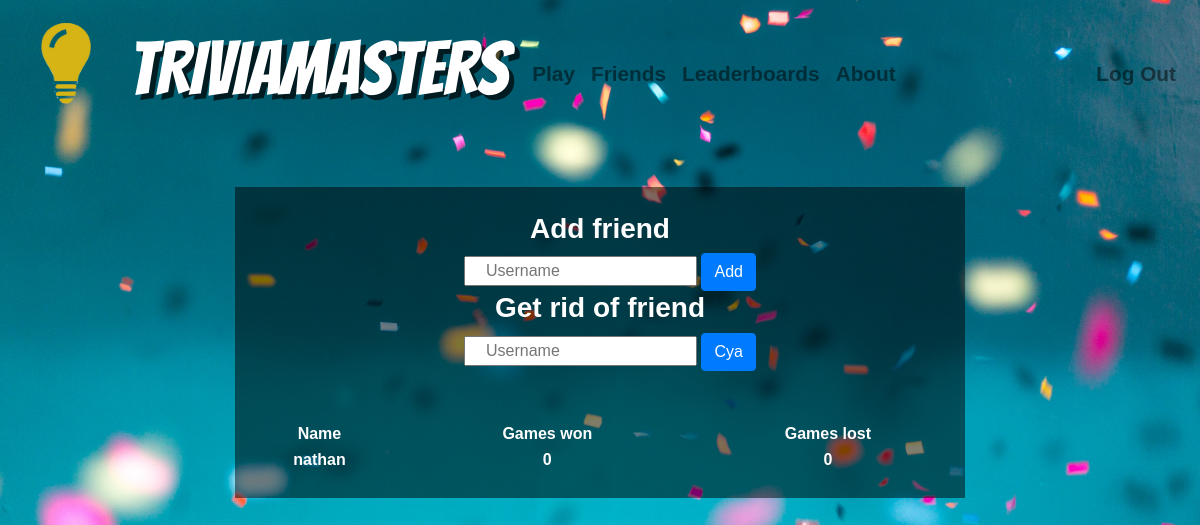
/friends (signed in), run on an earlier commit of the app's database.
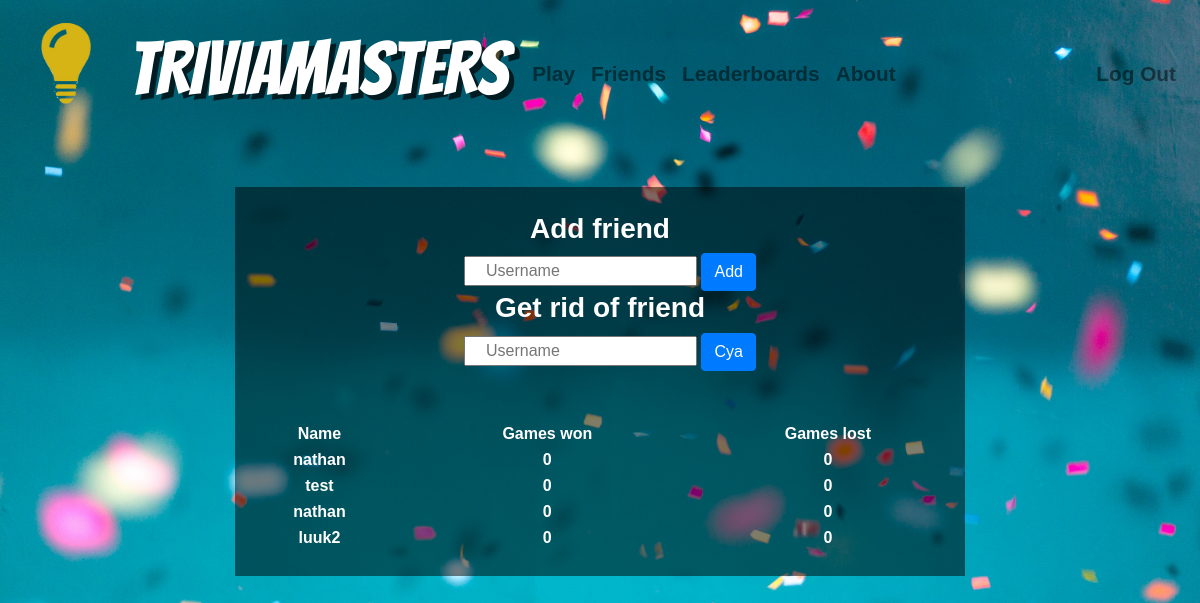
And on a later commit of the database.
### tables this page shows
CREATE TABLE 'friends' ('username' , 'friend' , 'games' , 'lose' , 'won' integer);

### application.py (the view)
@app.route("/friends", methods=["GET", "POST"])
@login_required
def findfriends():
    if request.method == "GET":
        username = db.execute("SELECT username FROM users WHERE id = :id", id = session["user_id"])
        for i in username:
            for name in i:
                username = i[name]
        ownfriends = db.execute("SELECT * FROM friends WHERE username = :username", username = username)
        reversefriends = db.execute("SELECT * FROM friends WHERE friend = :friend", friend = username)
        for i in reversefriends:
            dude = i["username"]
            i["username"] = i["friend"]
            i["friend"] = dude
        portfolio_contents = ownfriends + reversefriends
        return render_template("friends.html", portfolio_contents = portfolio_contents)
    else:
        return render_template("friends.html")

### application.py (called while the page is built)
@app.after_request
def after_request(response):
    response.headers["Cache-Control"] = "no-cache, no-store, must-revalidate"
    response.headers["Expires"] = 0
    response.headers["Pragma"] = "no-cache"
    return response

### helpers.py (called while the page is built)
def login_required(f):
    @wraps(f)
    def decorated_function(*args, **kwargs):
        if session.get("user_id") is None:
            return redirect("/login")
        return f(*args, **kwargs)
    return decorated_function

### templates/friends.html (shortened to what this page needs)
{% extends "layout.html" %}
{% block main %}
    <field>
        <h3>Add friend</h3>
        <form action="/addfriend" method="post">
            <div class="form-start">
                <input autocomplete="off" autofocus class="form-start" name="addusername" placeholder="Username" type="text">
            </div>
            <button class="btn btn-primary" class= "form-start" name="addfriend" type="submit">Add</button>
        </form>
        <h3>Get rid of friend</h3>
        <form action="/delfriend" method="post">
            <div class="form-start">
                <input autocomplete="off" autofocus class="form-start" name="delusername" placeholder="Username" type="text">
            </div>
            <button class="btn btn-primary" class= "form-start" name="delfriend" type="submit">Cya</button>
        </form>
    </field>
    <field>
        <table style="width:100%" action="/friends" method="get">
          <tr>
            <th>Name</th>
            <th>Games won</th>
            <th>Games lost</th>
          </tr>
            {% for info in portfolio_contents %}
              <tr>
                <td>{{ info.friend }}</td>
                <td>{{ info.won }}</td>
                <td>{{ info.lose }}</td>
              </tr>
            {% endfor %}
        </table>
    </field>
{% endblock %}

### templates/layout.html (shortened to what this page needs)
<!DOCTYPE html>
<html lang="en">
    <head>
        <link href="https://maxcdn.bootstrapcdn.com/bootstrap/4.1.3/css/bootstrap.min.css" rel="stylesheet">
        <link href="/static/styles.css" rel="stylesheet">
    </head>
    <body>
        <nav class="navbar navbar-expand-md navbar-light">
            {% if session.user_id %}
            <a class="navbar-brand" href="/userpage">
                 <img src="/static/bulb.png" width="100" height="100" class="d-inline-block align-top" alt="">
                    <name>Triviamasters</name>
            </a>
            {% else %}
            <a class="navbar-brand" href="/">
                 <img src="/static/bulb.png" width="100" height="100" class="d-inline-block align-top" alt="">
                    <name>Triviamasters</name>
            </a>
            {% endif %}
            <div class="collapse navbar-collapse" id="navbar">
                {% if session.user_id %}
                    <ul class="navbar-nav mr-auto mt-2">
                        <li class="nav-item"><a class="nav-link" href="/play">Play</a></li>
                        <li class="nav-item"><a class="nav-link" href="/friends">Friends</a></li>
                        <li class="nav-item"><a class="nav-link" href="/leaderboards">Leaderboards</a></li>
                        <li class="nav-item"><a class="nav-link" href="/about">About</a></li>
                    </ul>
                    <ul class="navbar-nav ml-auto mt-2">
                        <li class="nav-item"><a class="nav-link" href="/logout">Log Out</a></li>
                    </ul>
                {% else %}
                    <ul class="navbar-nav ml-auto mt-2">
                        <li class="nav-item"><a class="nav-link" href="/register">Register</a></li>
                        <li class="nav-item"><a class="nav-link" href="/login">Log In</a></li>
                    </ul>
                {% endif %}
            </div>
        </nav>
        <main class="container p-5">
            {% block main %}{% endblock %}
        </main>
    </body>
</html>

### static/styles.css (style rules this page uses)
name { text-align: center; font-weight: normal; color: #fff; text-transform: uppercase; font-size: 75px; white-space: nowrap; z-index: 1000; font-family: 'Bangers', cursive; text-shadow: 5px 5px 0 rgba(0, 0, 0, 0.7); }
.form-start { display: inline-block; padding-left: 20px; margin-left: 180px; margin-left: 0; font-family: "Arial"; }
h3 { font-weight: bold; }
field { text-align: center; display: inline-block; background-color: rgba(0, 0, 0, .5); padding: 25px 0px; width: 70%; }
nav { background-color: transparent; color: white; }
body { background-image: url("background.jpg"); background-size: 100%; background-color: #d3d3d3; font-family: "Arial"; color: white; font-weight: bolder; }
nav .navbar-brand { font-family:"Arial"; color: white !important; font-weight: normal; font-size: 45px; }
#navbar { font-size: 1.3em; font-weight: bolder; box-shadow: none; }
main { overflow-x: auto; text-align: center; }

What changed in the data, as far as the page shows it:
added friends: friend "test", won "0", lose "0"
added friends: friend "nathan", won "0", lose "0"
added friends: friend "luuk2", won "0", lose "0"
